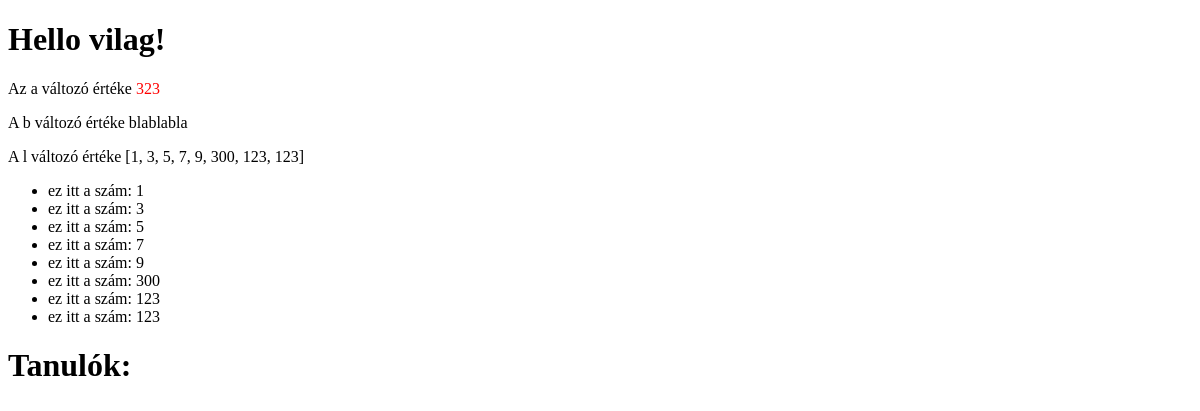
The app's page /proba/, older data.
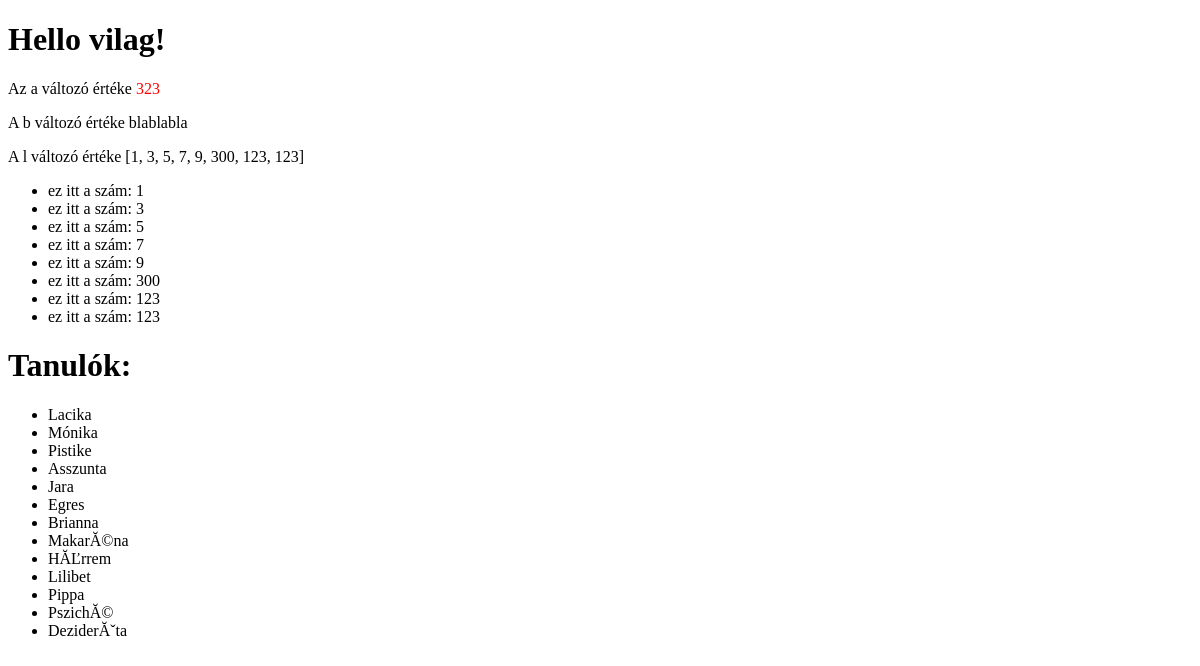
The same page, newer data.
### elsoapp/models.py (models this page shows, shortened)
class Tanulo(models.Model):
	nev = models.CharField(max_length=128)
	fnev = models.CharField(max_length=128)
	jelszo = models.CharField(max_length=128)
	email = models.CharField(max_length=128)

### elsoapp/views.py (the view)
# urls.py: path('proba/', home_view, name='home'),
def home_view(request, *args, **kwargs):
	tanulok = Tanulo.objects.all()
	kontextus = {
		"a": 323,
		"b": "blablabla",
		"l": [1,3,5,7,9,300,123,123],
		"tanulok": tanulok,
	}
	print(f"A kontextusban az a értéke: {kontextus['a']}")
	return render(request, "home.html", kontextus)

### templates/home.html (shortened to what this page needs)
<!DOCTYPE html>
<html lang="en">
<head>
</head>
<body>
    <h1>Hello vilag!</h1>
    <p>
        Az a változó értéke
        {% if a > 100 %}
            <span style="color:red">{{ a }}</span>
        {% else %}
            <span style="color:rgb(17, 0, 255)">{{ a }}</span>
        {% endif %}
    </p>
    <p>
        A b változó értéke {{ b }}
    </p>
    <p>
        A l változó értéke {{ l }}
    </p>
    <ul>
        {% for i in l %}
       <li>
                ez itt a szám: {{ i }}
          </li>
        {% endfor %}
    </ul>
    <h1>Tanulók:</h1>
    <ul>
       {% for t in tanulok %}
        <li>{{ t.nev }}</li>
       {% endfor %}
    </ul>
</body>
</html>

Row changes from the older to the newer data that the page shows:
added Tanulo: nev "Lacika"
added Tanulo: nev "Mónika"
added Tanulo: nev "Pistike"
added Tanulo: nev "Asszunta"
added Tanulo: nev "Jara"
added Tanulo: nev "Egres"
added Tanulo: nev "Brianna"
added Tanulo: nev "MakarĂ©na"
added Tanulo: nev "HĂĽrrem"
added Tanulo: nev "Lilibet"
added Tanulo: nev "Pippa"
added Tanulo: nev "PszichĂ©"
added Tanulo: nev "DeziderĂˇta"
